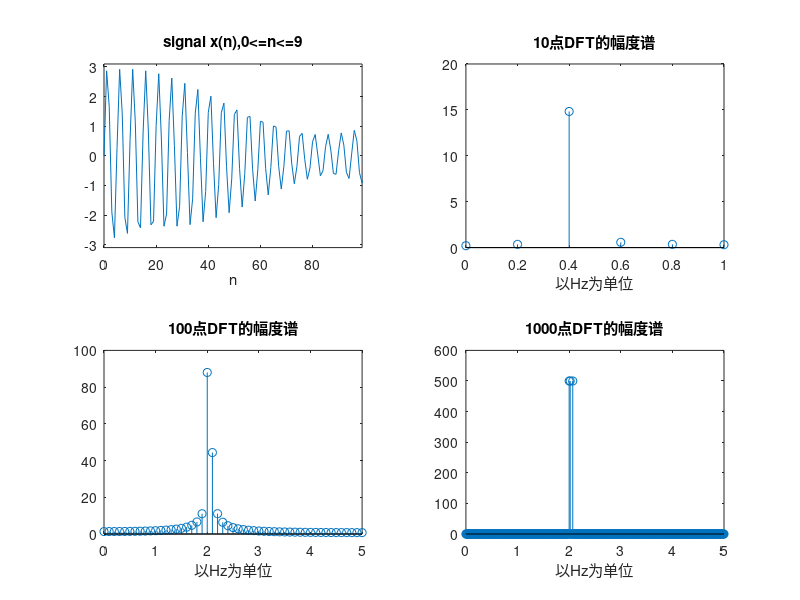

This chart was generated by the following MATLAB code:
clc;
clear;
clear all;

f1 = 2;
f2 = 2.02;
f3 = 2.07;
fs = 10;
N = 1000;%写成参数，便于更改
n = 0:N-1;
%n = 0:999;
x = sin(2*pi*f1*n/fs)+sin(2*pi*f2*n/fs)+sin(2*pi*f3*n/fs); %N个样本
subplot(221);
%stem(n,x,'Filled','MarkerSize',2,'LineWidth',1.5,'color','b');
plot(n,x);%数据点数多的时候经常用plot绘制
title('signal x(n),0<=n<=9');
xlabel('n');
axis([0,99,-3.1,3.1]);

N1 = 10;
Xk1 = fft(x,N1);    %计算的是10点DFT
mag_Xk1 = abs(Xk1(1:N1/2+1));
k1 = 0:N1/2;
%w1 = k1*2*pi/N1;
f1 = k1*f1/N1;
subplot(222);
%stem(w1/pi,mag_Xk1,'Filled','MarkerSize',2,'LineWidth',1.5,'color','r');
stem(f1,mag_Xk1);
title('10点DFT的幅度谱');
%xlabel('以\pi为单位','Color','b','FontSize',12);
xlabel('以Hz为单位');


N2 = 100;
Xk2 = fft(x,N2);    %计算的是100点DFT
mag_Xk2 = abs(Xk2(1:N2/2+1));
k2 = 0:N2/2;
%w2 = k2*2*pi/N2;
f2 = k2*fs/N2;
subplot(223);
%stem(w2/pi,mag_Xk2,'Filled','MarkerSize',2,'LineWidth',1.5,'color','r');
stem(f2,mag_Xk2);

title('100点DFT的幅度谱');
%xlabel('以\pi为单位','Color','b','FontSize',12);
xlabel('以Hz为单位');

N3 = 1000;
Xk3 = fft(x,N3);    %计算的是1000点DFT
mag_Xk3 = abs(Xk3(1:N3/2+1));
k3 = 0:N3/2;
%w3 = k3*2*pi/N3;
f3 = k3*fs/N3;
subplot(224);
%stem(w3/pi,mag_Xk3,'Filled','MarkerSize',2,'LineWidth',1.5,'color','r');
stem(f3,mag_Xk3);
title('1000点DFT的幅度谱');
xlabel('以Hz为单位');
